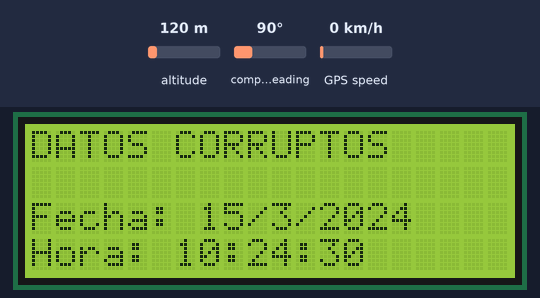
Recording of a sketch running on a simulated Arduino Uno, built with avr-gcc and run on an emulated ATmega328P. Parts: 20×4 character LCD. The inputs (shaded band) are chosen by the test bench; at power-on: altitude 120 m, compass heading 90°, GPS speed 0 km/h. The GPS gets a fix after 3 s at 37.7749, -122.4194 with 8 satellites.

Above: at 0.3 s.
At 4.3 s:
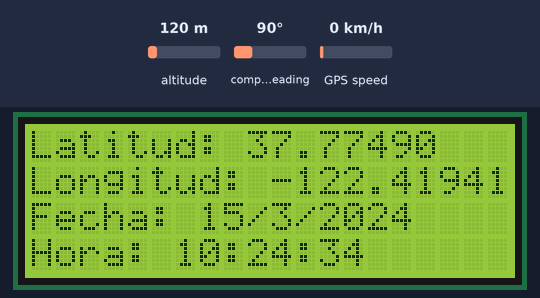
At 9.3 s:
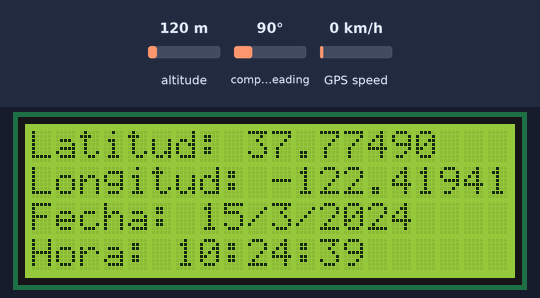
At 19.3 s:
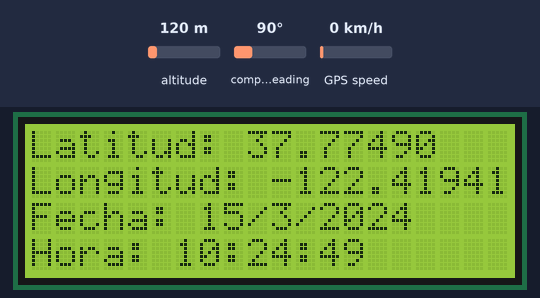
At 27.3 s:
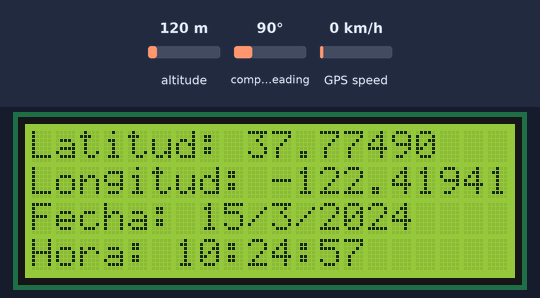
At 38.3 s:
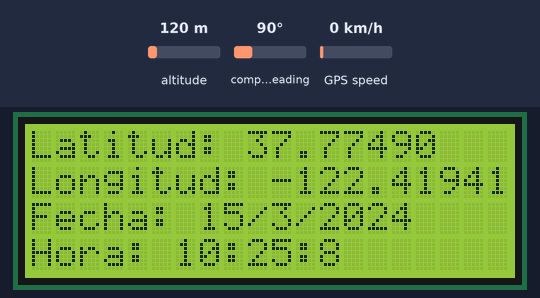

The sketch:

gpsLCD.ino
```cpp
#include <LiquidCrystal_I2C.h>

#include <TinyGPS++.h>
#include <SoftwareSerial.h>
#include <Wire.h>


LiquidCrystal_I2C lcd(0x27,20,4);
static const int RXPin = 4, TXPin = 3;
static const uint32_t GPSBaud = 9600;

// The TinyGPS++ object
TinyGPSPlus gps;

// The serial connection to the GPS device
SoftwareSerial ss(RXPin, TXPin);
int lectura;
void setup()
{
  Serial.begin(115200);
  ss.begin(GPSBaud);
  lcd.begin();
  lcd.backlight();
  lcd.setCursor(3,0);
  lcd.print("Segundo PMAR");
}

void loop()
{
  // This sketch displays information every time a new sentence is correctly encoded.
  while (ss.available() > 0)
    if (gps.encode(ss.read()))
      displayInfo();
  if (millis() > 5000 && gps.charsProcessed() < 10)
  {
    lcd.clear();
    lcd.setCursor(0,0);
  lcd.print("No se ha detectado GPS");
  lcd.setCursor(0,1);
  lcd.print("Compruebe conexiones");
    while(true);
  }
}

void displayInfo()
{
  lcd.clear();
  if (gps.location.isValid())
  {lcd.setCursor(0,0);
  lcd.print("Latitud: ");
  lcd.setCursor(9,0);
  lcd.print(gps.location.lat(),5);
  lcd.setCursor(0,1);
  lcd.print("Longitud: ");
  lcd.setCursor(10,1);
  lcd.print(gps.location.lng(),5);
  }
  else
  {
    lcd.setCursor(0,0);
    lcd.print("DATOS CORRUPTOS");
  }
lcd.setCursor(0,2);
lcd.print("Fecha: ");
lcd.setCursor(7,2);
  if (gps.date.isValid())
  {
    lcd.print(gps.date.day());
    lcd.print("/");
    lcd.print(gps.date.month());
    lcd.print("/");
    lcd.print(gps.date.year());
  }
  else
  {
    lcd.print("NO ENCONTRADA");

  }
  lcd.setCursor(0,3);
  lcd.print("Hora: ");
  lcd.setCursor(6,3);
  if (gps.time.isValid())
  {
    lcd.print(gps.time.hour());
    lcd.print(":");
    lcd.print(gps.time.minute());
    lcd.print(":");
    lcd.print(gps.time.second());

  }
  else
  {
   lcd.print("NO ENCONTRADA");
  }

}
```

Measured:
- what the display in image 1 shows lasts 1.0 s, from 4.3 s to 5.3 s
